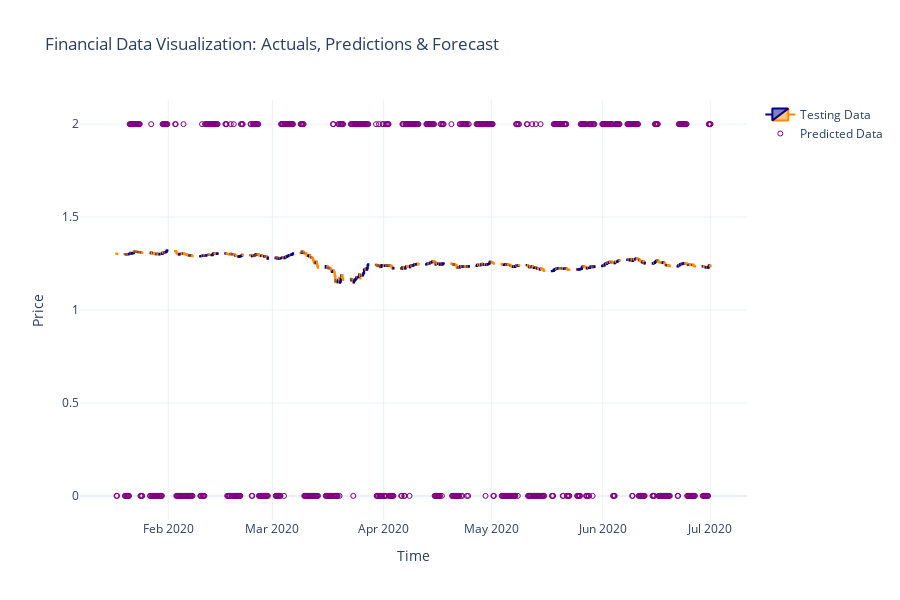

The notebook cell this image was saved under:
### Code cell
model, mse, df, y_test_imputed, y_pred_imputed, test_indices, label_encoder, optimized_class_weights, scaler_X  = ModelExecutor.execute_model(
                  file_path='../fin_data/GBP_USD_H4.pkl', 
                  start_date="2020-1-1", end_date="2024-07-29 21:00", test_size=0.1,
                  features = ['RSI', 'MACD', 'Volume'],
                  imbalance = True, imb_type = 'smote_enn',
                  model_type='Conv1D+GRU', model_style='Functional',
                  model_layers=5, units=64, dropout_rate=0.2,
                  learning_rate = 0.001, epochs=10, batch_size=32*10,
                  plot_type='test',forecast_period_min=60)

# AVAILABLE OPTIONS ------------------------------------------------------------------------------------------------
# features: ['Close', 'Volume', 'RSI', 'MACD']
# imb_type: 'smote', 'adasyn', 'random_oversampler', 'random_undersampler', 'tomek_links', 'nearmiss', 'smote_tomek', 'smote_enn'
# Model style: 'Sequential', 'Functional'
# Model type: 'LSTM', 'GRU', 'Conv1D', 'Transformer', 'Attention', or combinations like 'LSTM+Conv1D+Attention'. 'LSTM+GRU'
# Plot type: 'test', 'train', 'test+train', 'forecast'
# DEAFULTS: model_layers=3, units=50, dropout_rate=0.2, learning_rate=0.001, epochs=10, batch_size=32*1
# You may want to under-train the model, e.g. epochs=3, batch_size=32 ------------------------------------------------

### Figure 1 — Plotly figure (JSON) as saved in the notebook; plotly's stock layout.template omitted (floating-point values rounded to 4 significant figures; data arrays with more than 128 entries replaced by an {"elided": "..."} marker saying what was removed)
{"data": [{"close": {"elided": "706 float values"}, "decreasing": {"line": {"color": "darkorange"}}, "high": {"elided": "706 float values"}, "increasing": {"line": {"color": "darkblue"}}, "low": {"elided": "706 float values"}, "name": "Testing Data", "open": {"elided": "706 float values"}, "type": "candlestick", "x": {"elided": "706 str values"}}, {"marker": {"color": "purple", "size": 5, "symbol": "circle-open"}, "mode": "markers", "name": "Predicted Data", "type": "scatter", "x": {"elided": "706 str values"}, "y": {"elided": "706 int values"}}], "layout": {"height": 600, "hovermode": "x unified", "title": {"text": "Financial Data Visualization: Actuals, Predictions & Forecast"}, "xaxis": {"rangeslider": {"visible": false}, "title": {"text": "Time"}}, "yaxis": {"autorange": true, "fixedrange": false, "title": {"text": "Price"}}}}
